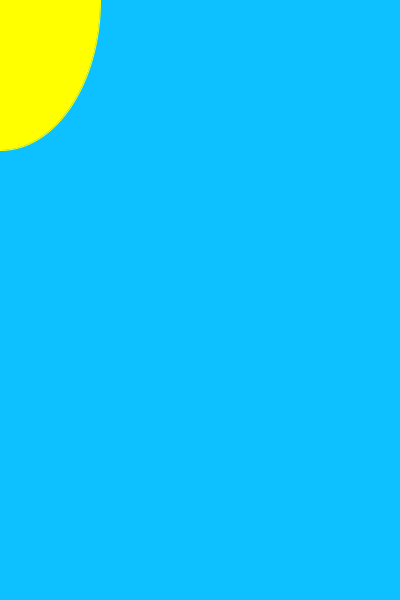
Frame 1 (no input)
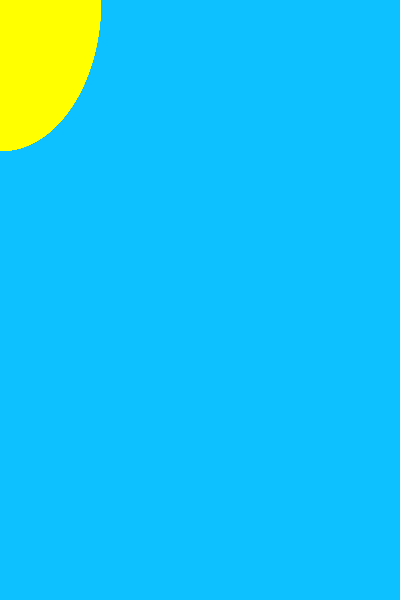
Frame 60 (the mouse pressed at the canvas centre just before this capture)
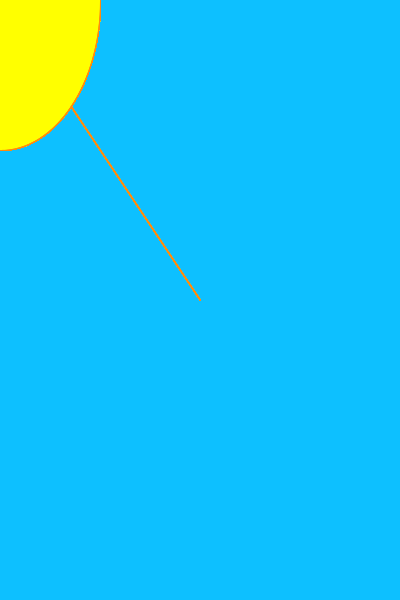
Frame 120 (the mouse held since frame 60 and released just before this capture)

The Processing sketch that drew these frames (run headless with seeded random() and noise(); from frame 60 on, the mouse is pressed at the canvas centre):

// Processing sketch: processing_83267
// ── processing_83267.pde

void setup()
{
 size(400, 600);
 background(13,192,255);
 smooth();
 stroke(255,255,0);
}

void draw()
{ 
 line(0, 0, mouseX, mouseY);
fill(255,255,0);
 ellipse(0,0,(width/2),(height/2));
 } 

void mousePressed()
{
 stroke(255,138,15);

}
